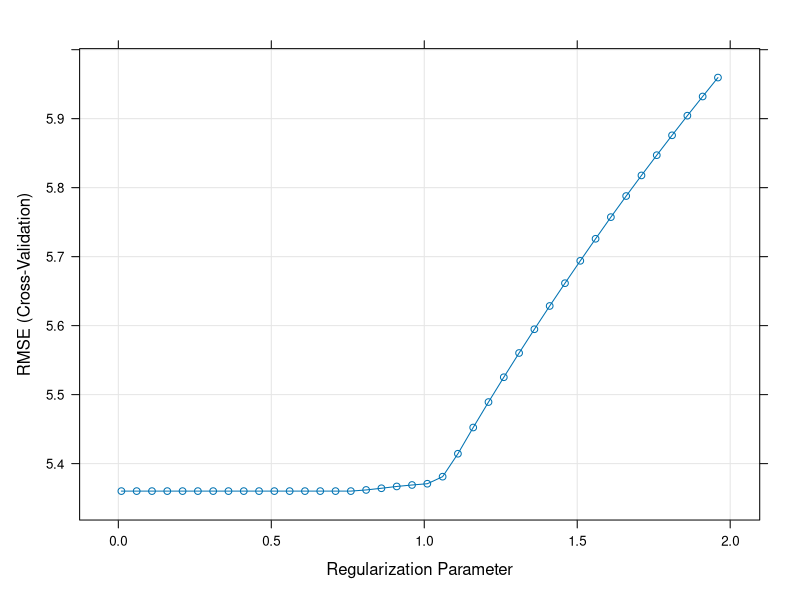
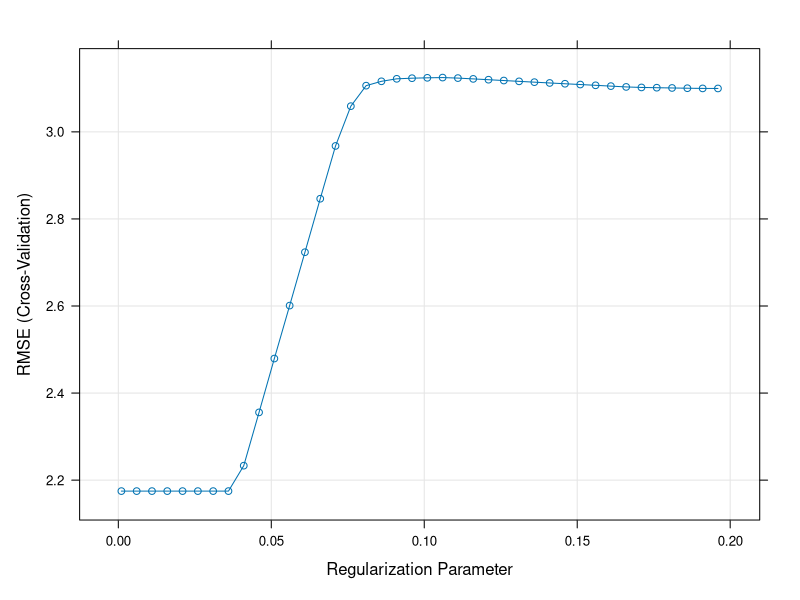

Reproduce these figures in R, in order.
library(caret)

#ex. 1
set.seed(1)
x <- rnorm(100)
e <- rnorm(100, 0, 0.25)
y <- 1 + 2*x + 3*x^2 + 4*x^3 + e

df <- data.frame(y,x)
set.seed(1)
inds <- createDataPartition(df$x, p = 0.8, list=FALSE)
df_train <- df[inds,]
df_test <- df[-inds,]

#the glmnet performs a mix of ridge and lasso regression, and the coefficient alpha is the mixing weight
#for ridge alpha=0
#for lasso alpha=0

### Instructor's comment: For the Lasso alpha=1.

#ex.2
set.seed(1)
ridge_model <- train(y ~ poly(x, 10), data = df_train,
                     method = 'glmnet',
                     trControl = trainControl(method = 'cv', number = 10),
                     tuneGrid = expand.grid(alpha = 0,
                                            lambda = seq(0.01, 2, by = 0.05)))

### Instructor's comment: For using x, x^2, ... insert raw=TRUE in poly(x,10), otherwise you get the
### orthogonalized polynomials of degree 1 to 10 over the specified set of points x (see ?poly for details).

plot(ridge_model)
ridge_model$bestTune
coef(ridge_model$finalModel, ridge_model$bestTune$lambda)
getTrainPerf(ridge_model)

pred_ridge <- predict(ridge_model, newdata = df_test)
cat('TestMAE:', mean(abs(df_test$y - pred_ridge)))

#Ridge regression uses all the features by giving them non-zero coefficients. The optimal value for lambda is 0.61.
#The model doesn't seem to be overfitted, as the ratio of train/test MAEs is not huge. Overall the model provides 
#sufficient results.

#ex.3
set.seed(1)
lasso_model <- train(y ~ poly(x, 10), data = df_train,
                     method = 'glmnet',
                     trControl = trainControl(method = 'cv', number = 10),
                     tuneGrid = expand.grid(alpha = 1,
                                            lambda = seq(0.001, 0.2, by = 0.005)))

### Instructor's comment: For using x, x^2, ... insert raw=TRUE in poly(x,10), otherwise you get the
### orthogonalized polynomials of degree 1 to 10 over the specified set of points x (see ?poly for details).

plot(lasso_model)
lasso_model$bestTune
coef(lasso_model$finalModel, lasso_model$bestTune$lambda)
getTrainPerf(lasso_model)

pred_lasso <- predict(lasso_model, newdata = df_test)
cat('TestMAE:', mean(abs(df_test$y - pred_lasso)))

#Lasso regression uses only the first the features (degree of our original polynomial).
#The optimal value for lambda is 0.016 which is very small, so the regularization term doesn't have that big of an impact.
#Very high R^2 may be an indicator of overfitting, but the test error is considerably smaller than in case of ridge regression,
#so using this model will be a better choice.
#Overall the model provides very good results.

#Overall, the lasso regression works better, as it only considers the features that are necessery for making predictions.
#All the metrics of lasso regression yield better results. As in case of lasso only the actually necessery features are used,
#there isn't much use of regularization, as overfitting doesn't occur. In case of ridge, model uses all features, 
#the number of which is greater than the degree of original polynomial, so overfitting is a risk, hence bigger lambda.





### Instructor's comment: 90/100.
